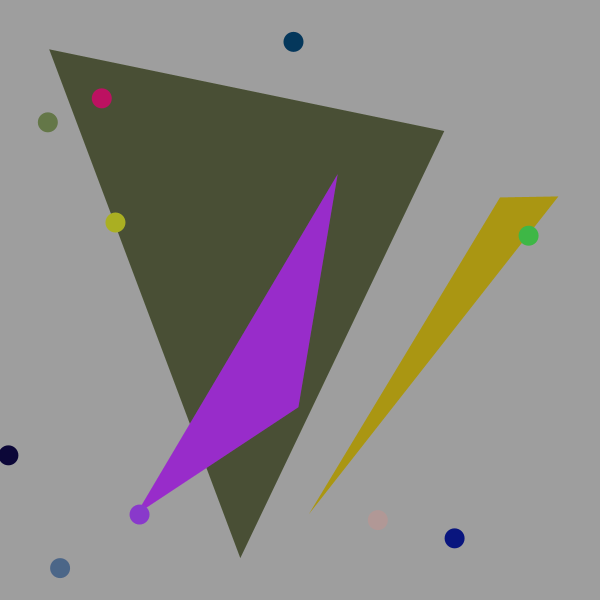
Frame 1 (no input)
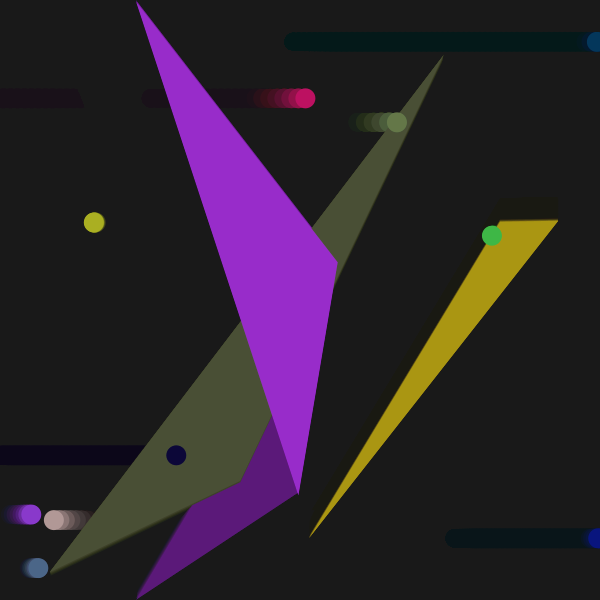
Frame 60 (the mouse pressed at the canvas centre just before this capture)
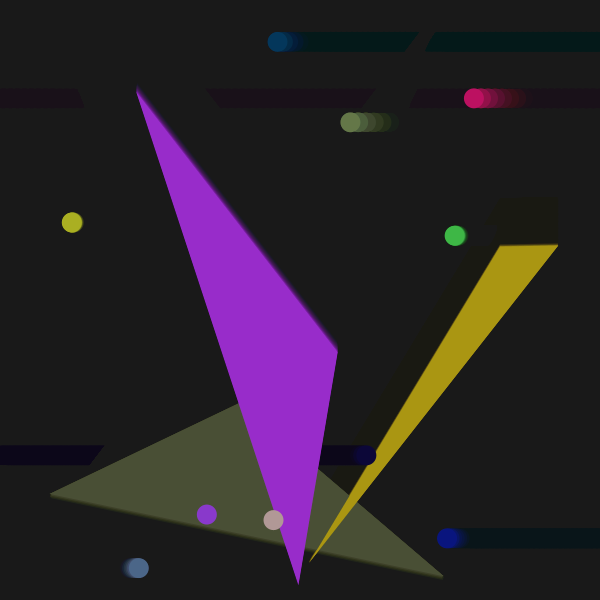
Frame 120 (the mouse held since frame 60 and released just before this capture)

The Processing sketch that drew these frames (run headless with seeded random() and noise(); from frame 60 on, the mouse is pressed at the canvas centre):

// Processing sketch: processing_73531
// ── processing_73531.pde

// Set how many shapes will be drawn
int numCircles = 10, numTriangles = 3;

// Declare objects
Circle[] circle = new Circle[numCircles];
Tri[] tri = new Tri[numTriangles];

void setup() {
  // Set screen size
  size(600, 600);
  noStroke();
  smooth();

  // Initialise objects by passing random parameters to the classes
  for (int i=0;i<numCircles;i++) {
    circle[i] = new Circle(color(random(255), random(255), random(255)), random(width), random(height), random(-8, 8));
  }

  for (int j=0;j<numTriangles;j++) {
    tri[j] = new Tri(color(random(255), random(255), random(255)), random(width), random(height), random(width), random(height), random(width), random(height), random(-2, 2));
  }
}

void draw() {
  // Call class methods to animate and display the objects on screen
  for (int j=0;j<numTriangles;j++) {
    tri[j].animate();
    tri[j].display();
  }

  for (int i=0;i<numCircles;i++) {
    circle[i].animate();
    circle[i].display();
  }
}

/**
 * Class to define attributes and methods of circles
 *
 * @version 02-Oct-12
 */
class Circle {
  // Instance variables
  color c;
  float xPos;
  float yPos;
  float xSpeed;

  // Constructor for objects of Circle class
  Circle(color tempC, float tempXpos, float tempYpos, float tempXspeed) {
    c = tempC;
    xPos = tempXpos;
    yPos = tempYpos;
    xSpeed = tempXspeed;
  }

  // Method to draw ellipse to screen using inputted parameters
  void display() {
    fill(0, 0, 0, 5);
    rect(0, 0, width, height);
    fill(c);
    ellipse(xPos, yPos, 20, 20);
  }

  // Method to move objects of the Circle class across the screen in the x axis
  void animate() {
    xPos = xPos + xSpeed;

    // Reverse direction of movement of objects if they hit the edge of the screen
    if (xPos > width) {
      xSpeed = xSpeed * (-1);
    }
    if (xPos < 0) {
      xSpeed = xSpeed * (-1);
    }
  }
}

/**
 * Class to define attributes and methods of triangles
 *
 * @version 05-Oct-12
 */
class Tri {
  // Instance variables
  color c;
  float xPos1;
  float yPos1;
  float xPos2;
  float yPos2;
  float xPos3;
  float yPos3;
  float ySpeed;

  // Constructor for objects of the Tri class
  Tri(color tempC, float tempXpos1, float tempYpos1, float tempXpos2, float tempYpos2, float tempXpos3, float tempYpos3, float tempYspeed) {
    c = tempC;
    xPos1 = tempXpos1;
    yPos1 = tempYpos1;
    xPos2 = tempXpos2;
    yPos2 = tempYpos2;
    xPos3 = tempXpos3;
    yPos3 = tempYpos3;
    ySpeed = tempYspeed;
  }

  // Method to draw triangle to screen using inputted parameters
  void display() {
    fill(0, 0, 0, 5);
    rect(0, 0, width, height);
    fill(c);
    triangle(xPos1, yPos1, xPos2, yPos2, xPos3, yPos3);
  }

  // Method to move objects of the Tri class across the screen in the y axis
  void animate() {
    yPos1 = yPos1 + ySpeed;
    yPos2 = yPos2 + ySpeed;
    yPos3 = yPos3 + ySpeed;

    // If a corner of the triangle hits the edge of the screen, redraw it at opposite
    // screen edge
    if (yPos1 > height) {
      yPos1 = 0;
    }
    if (yPos2 > height) {
      yPos2 = 0;
    }
    if (yPos3 > height) {
      yPos3 = 0;
    }

    if (yPos1 < 0) {
      yPos1 = height;
    }
    if (yPos2 < 0) {
      yPos2 = height;
    }
    if (yPos3 < 0) {
      yPos3 = height;
    }
  }
}
